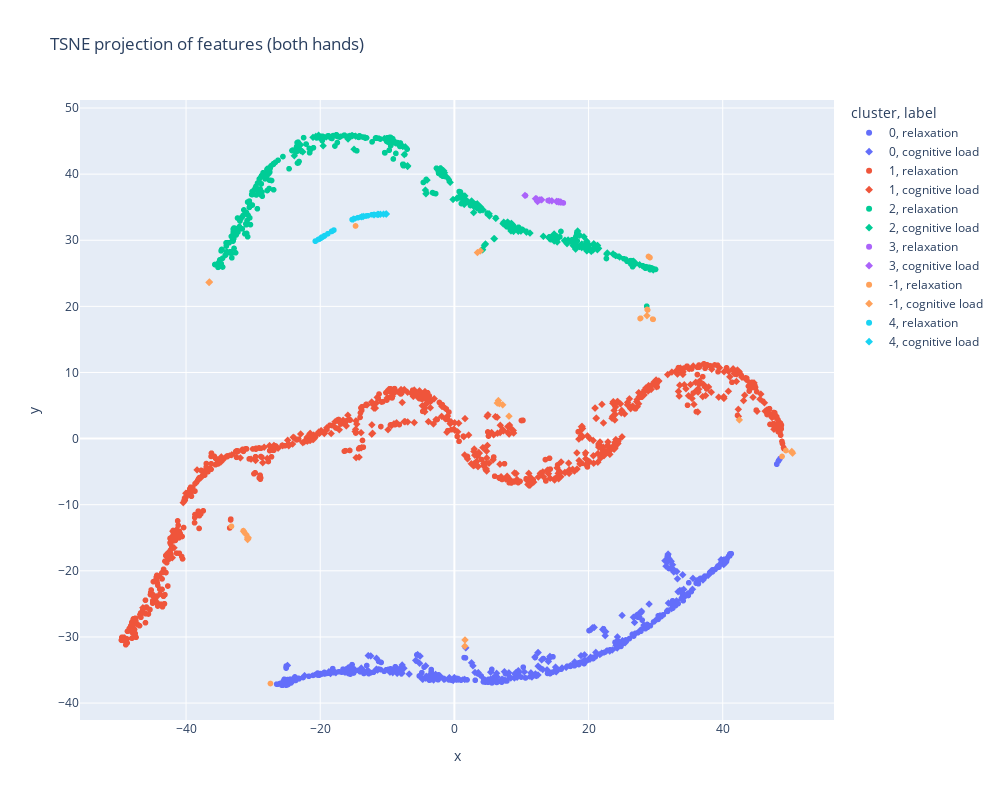

Notebook source saved alongside this figure:
### Code cell
from sklearn.manifold import TSNE
from plotly import express as px
random_state = 42
tsne_tot = TSNE(n_components=2, random_state=random_state).fit_transform(features_tot)
side = ["left"] * len(features_left) + ["right"] * len(features_right)
tsne_tot = DataFrame(tsne_tot, columns=["x", "y"])
tsne_tot['side'] = side
tsne_tot['user'] = concatenate([groups_left, groups_right], axis=0)
tsne_tot['label'] = concatenate([labels_left, labels_right], axis=0)
tsne_tot['label'] = tsne_tot['label'].apply(lambda x: "cognitive load" if x == 1 else "relaxation")
tsne_tot['cluster'] = clusters.astype(str)
fig = px.scatter(
    data_frame=tsne_tot,
    x="x",
    y="y",
    symbol="label",
    color="cluster",
    hover_name="user",
    hover_data=["side", "label", "cluster"],
    title="TSNE projection of features (both hands)",
    width=1000, height=800
)
fig.show()
# fig.write_html("../visualizations/tsen_projection_clusters.html")

### Figure 1 — Plotly figure (JSON) as saved in the notebook; plotly's stock layout.template omitted (floating-point values rounded to 4 significant figures; data arrays with more than 128 entries replaced by an {"elided": "..."} marker saying what was removed)
{"data": [{"customdata": {"elided": "252x3 str values"}, "hovertemplate": "<b>%{hovertext}</b><br><br>cluster=%{customdata[2]}<br>label=%{customdata[1]}<br>x=%{x}<br>y=%{y}<br>side=%{customdata[0]}<extra></extra>", "hovertext": {"elided": "252 str values"}, "legendgroup": "0, relaxation", "marker": {"color": "#636efa", "symbol": "circle"}, "mode": "markers", "name": "0, relaxation", "showlegend": true, "type": "scattergl", "x": {"elided": "252 float values"}, "xaxis": "x", "y": {"elided": "252 float values"}, "yaxis": "y"}, {"customdata": {"elided": "166x3 str values"}, "hovertemplate": "<b>%{hovertext}</b><br><br>cluster=%{customdata[2]}<br>label=%{customdata[1]}<br>x=%{x}<br>y=%{y}<br>side=%{customdata[0]}<extra></extra>", "hovertext": {"elided": "166 str values"}, "legendgroup": "0, cognitive load", "marker": {"color": "#636efa", "symbol": "diamond"}, "mode": "markers", "name": "0, cognitive load", "showlegend": true, "type": "scattergl", "x": {"elided": "166 float values"}, "xaxis": "x", "y": {"elided": "166 float values"}, "yaxis": "y"}, {"customdata": {"elided": "403x3 str values"}, "hovertemplate": "<b>%{hovertext}</b><br><br>cluster=%{customdata[2]}<br>label=%{customdata[1]}<br>x=%{x}<br>y=%{y}<br>side=%{customdata[0]}<extra></extra>", "hovertext": {"elided": "403 str values"}, "legendgroup": "1, relaxation", "marker": {"color": "#EF553B", "symbol": "circle"}, "mode": "markers", "name": "1, relaxation", "showlegend": true, "type": "scattergl", "x": {"elided": "403 float values"}, "xaxis": "x", "y": {"elided": "403 float values"}, "yaxis": "y"}, {"customdata": {"elided": "403x3 str values"}, "hovertemplate": "<b>%{hovertext}</b><br><br>cluster=%{customdata[2]}<br>label=%{customdata[1]}<br>x=%{x}<br>y=%{y}<br>side=%{customdata[0]}<extra></extra>", "hovertext": {"elided": "403 str values"}, "legendgroup": "1, cognitive load", "marker": {"color": "#EF553B", "symbol": "diamond"}, "mode": "markers", "name": "1, cognitive load", "showlegend": true, "type": "scattergl", "x": {"elided": "403 float values"}, "xaxis": "x", "y": {"elided": "403 float values"}, "yaxis": "y"}, {"customdata": {"elided": "259x3 str values"}, "hovertemplate": "<b>%{hovertext}</b><br><br>cluster=%{customdata[2]}<br>label=%{customdata[1]}<br>x=%{x}<br>y=%{y}<br>side=%{customdata[0]}<extra></extra>", "hovertext": {"elided": "259 str values"}, "legendgroup": "2, relaxation", "marker": {"color": "#00cc96", "symbol": "circle"}, "mode": "markers", "name": "2, relaxation", "showlegend": true, "type": "scattergl", "x": {"elided": "259 float values"}, "xaxis": "x", "y": {"elided": "259 float values"}, "yaxis": "y"}, {"customdata": {"elided": "147x3 str values"}, "hovertemplate": "<b>%{hovertext}</b><br><br>cluster=%{customdata[2]}<br>label=%{customdata[1]}<br>x=%{x}<br>y=%{y}<br>side=%{customdata[0]}<extra></extra>", "hovertext": {"elided": "147 str values"}, "legendgroup": "2, cognitive load", "marker": {"color": "#00cc96", "symbol": "diamond"}, "mode": "markers", "name": "2, cognitive load", "showlegend": true, "type": "scattergl", "x": {"elided": "147 float values"}, "xaxis": "x", "y": {"elided": "147 float values"}, "yaxis": "y"}, {"customdata": [["left", "relaxation", "3"], ["left", "relaxation", "3"], ["right", "relaxation", "3"]], "hovertemplate": "<b>%{hovertext}</b><br><br>cluster=%{customdata[2]}<br>label=%{customdata[1]}<br>x=%{x}<br>y=%{y}<br>side=%{customdata[0]}<extra></extra>", "hovertext": ["s089", "s098", "s098"], "legendgroup": "3, relaxation", "marker": {"color": "#ab63fa", "symbol": "circle"}, "mode": "markers", "name": "3, relaxation", "showlegend": true, "type": "scattergl", "x": [16.24, 13.97, 10.59], "xaxis": "x", "y": [35.64, 36.01, 36.76], "yaxis": "y"}, {"customdata": [["left", "cognitive load", "3"], ["left", "cognitive load", "3"], ["left", "cognitive load", "3"], ["left", "cognitive load", "3"], ["left", "cognitive load", "3"], ["left", "cognitive load", "3"], ["left", "cognitive load", "3"], ["left", "cognitive load", "3"], ["right", "cognitive load", "3"], ["right", "cognitive load", "3"], ["right", "cognitive load", "3"], ["right", "cognitive load", "3"], ["right", "cognitive load", "3"], ["right", "cognitive load", "3"], ["right", "cognitive load", "3"], ["right", "cognitive load", "3"]], "hovertemplate": "<b>%{hovertext}</b><br><br>cluster=%{customdata[2]}<br>label=%{customdata[1]}<br>x=%{x}<br>y=%{y}<br>side=%{customdata[0]}<extra></extra>", "hovertext": ["s073", "s073", "s072", "s088", "s038", "s053", "s083", "s083", "s073", "s092", "s074", "s088", "s053", "s083", "s083", "s044"], "legendgroup": "3, cognitive load", "marker": {"color": "#ab63fa", "symbol": "diamond"}, "mode": "markers", "name": "3, cognitive load", "showlegend": true, "type": "scattergl", "x": [12.09, 12.76, 10.53, 13.01, 15.88, 12.26, 15.45, 15.5, 14.53, 12.39, 15.74, 15.56, 12.25, 15.25, 15.22, 14.13], "xaxis": "x", "y": [36.29, 36.12, 36.78, 36.12, 35.77, 36.26, 35.84, 35.83, 35.96, 35.85, 35.79, 35.82, 36.26, 35.87, 35.87, 35.99], "yaxis": "y"}, {"customdata": [["left", "relaxation", "-1"], ["left", "relaxation", "-1"], ["left", "relaxation", "-1"], ["left", "relaxation", "-1"], ["left", "relaxation", "-1"], ["left", "relaxation", "-1"], ["left", "relaxation", "-1"], ["left", "relaxation", "-1"], ["left", "relaxation", "-1"], ["right", "relaxation", "-1"], ["right", "relaxation", "-1"], ["right", "relaxation", "-1"], ["right", "relaxation", "-1"], ["right", "relaxation", "-1"], ["right", "relaxation", "-1"]], "hovertemplate": "<b>%{hovertext}</b><br><br>cluster=%{customdata[2]}<br>label=%{customdata[1]}<br>x=%{x}<br>y=%{y}<br>side=%{customdata[0]}<extra></extra>", "hovertext": ["s065", "s072", "s089", "s089", "s089", "s089", "s089", "s096", "s096", "s049", "s089", "s066", "s097", "s097", "s042"], "legendgroup": "-1, relaxation", "marker": {"color": "#FFA15A", "symbol": "circle"}, "mode": "markers", "name": "-1, relaxation", "showlegend": true, "type": "scattergl", "x": [-33.23, 29.15, 29.56, 28.8, 28.74, 27.76, 27.69, -31.47, -31.39, -27.42, 28.94, 29.63, 49.42, 48.84, -14.74], "xaxis": "x", "y": [-13.27, 27.38, 18.07, 19.46, 19.53, 18.2, 18.16, -13.94, -14.06, -37.04, 27.55, 18.04, -1.8, -2.702, 32.16], "yaxis": "y"}, {"customdata": [["left", "cognitive load", "-1"], ["left", "cognitive load", "-1"], ["left", "cognitive load", "-1"], ["left", "cognitive load", "-1"], ["left", "cognitive load", "-1"], ["left", "cognitive load", "-1"], ["left", "cognitive load", "-1"], ["left", "cognitive load", "-1"], ["left", "cognitive load", "-1"], ["left", "cognitive load", "-1"], ["left", "cognitive load", "-1"], ["left", "cognitive load", "-1"], ["left", "cognitive load", "-1"], ["left", "cognitive load", "-1"], ["left", "cognitive load", "-1"], ["left", "cognitive load", "-1"], ["left", "cognitive load", "-1"], ["left", "cognitive load", "-1"], ["left", "cognitive load", "-1"], ["left", "cognitive load", "-1"], ["left", "cognitive load", "-1"], ["right", "cognitive load", "-1"], ["right", "cognitive load", "-1"], ["right", "cognitive load", "-1"]], "hovertemplate": "<b>%{hovertext}</b><br><br>cluster=%{customdata[2]}<br>label=%{customdata[1]}<br>x=%{x}<br>y=%{y}<br>side=%{customdata[0]}<extra></extra>", "hovertext": ["s065", "s065", "s065", "s089", "s089", "s089", "s089", "s089", "s075", "s071", "s097", "s097", "s097", "s097", "s097", "s097", "s097", "s097", "s097", "s042", "s042", "s066", "s042", "s042"], "legendgroup": "-1, cognitive load", "marker": {"color": "#FFA15A", "symbol": "diamond"}, "mode": "markers", "name": "-1, cognitive load", "showlegend": true, "type": "scattergl", "x": [1.581, 6.558, 42.48, 7.203, 3.437, 6.393, 3.874, 6.692, 8.138, -31.43, -30.78, -30.75, -30.82, -36.56, -36.56, -36.56, -36.52, -30.8, -31.07, 50.3, 50.41, 1.558, 28.7, 50.32], "xaxis": "x", "y": [-30.46, 5.755, 2.828, 5.104, 28.14, 5.378, 28.39, 5.288, 3.389, -14.01, -15.11, -14.96, -15.27, 23.63, 23.63, 23.63, 23.69, -15.0, -14.47, -1.946, -2.202, -31.4, 18.59, -2.11], "yaxis": "y"}, {"customdata": [["left", "relaxation", "4"], ["left", "relaxation", "4"], ["left", "relaxation", "4"], ["left", "relaxation", "4"], ["left", "relaxation", "4"], ["left", "relaxation", "4"], ["left", "relaxation", "4"], ["left", "relaxation", "4"], ["left", "relaxation", "4"], ["left", "relaxation", "4"], ["right", "relaxation", "4"], ["right", "relaxation", "4"], ["right", "relaxation", "4"], ["right", "relaxation", "4"], ["right", "relaxation", "4"], ["right", "relaxation", "4"], ["right", "relaxation", "4"], ["right", "relaxation", "4"], ["right", "relaxation", "4"], ["right", "relaxation", "4"], ["right", "relaxation", "4"], ["right", "relaxation", "4"], ["right", "relaxation", "4"], ["right", "relaxation", "4"], ["right", "relaxation", "4"], ["right", "relaxation", "4"], ["right", "relaxation", "4"], ["right", "relaxation", "4"]], "hovertemplate": "<b>%{hovertext}</b><br><br>cluster=%{customdata[2]}<br>label=%{customdata[1]}<br>x=%{x}<br>y=%{y}<br>side=%{customdata[0]}<extra></extra>", "hovertext": ["s092", "s092", "s092", "s092", "s088", "s088", "s083", "s042", "s042", "s044", "s073", "s099", "s065", "s065", "s092", "s055", "s074", "s088", "s088", "s038", "s053", "s083", "s042", "s042", "s042", "s044", "s044", "s081"], "legendgroup": "4, relaxation", "marker": {"color": "#19d3f3", "symbol": "circle"}, "mode": "markers", "name": "4, relaxation", "showlegend": true, "type": "scattergl", "x": [-19.41, -19.77, -19.43, -19.42, -20.72, -19.45, -17.96, -11.18, -11.56, -18.86, -19.31, -20.28, -13.19, -12.92, -12.3, -13.62, -19.79, -18.23, -18.29, -18.31, -14.9, -19.73, -14.38, -14.89, -15.24, -20.73, -19.89, -13.94], "xaxis": "x", "y": [30.64, 30.45, 30.63, 30.63, 29.87, 30.62, 31.54, 33.92, 33.89, 30.99, 30.71, 30.12, 33.67, 33.71, 33.86, 33.59, 30.42, 31.38, 31.34, 31.33, 33.27, 30.43, 33.41, 33.27, 33.12, 29.86, 30.32, 33.52], "yaxis": "y"}, {"customdata": [["left", "cognitive load", "4"], ["left", "cognitive load", "4"], ["left", "cognitive load", "4"], ["left", "cognitive load", "4"], ["left", "cognitive load", "4"], ["left", "cognitive load", "4"], ["right", "cognitive load", "4"], ["right", "cognitive load", "4"], ["right", "cognitive load", "4"], ["right", "cognitive load", "4"], ["right", "cognitive load", "4"], ["right", "cognitive load", "4"]], "hovertemplate": "<b>%{hovertext}</b><br><br>cluster=%{customdata[2]}<br>label=%{customdata[1]}<br>x=%{x}<br>y=%{y}<br>side=%{customdata[0]}<extra></extra>", "hovertext": ["s074", "s098", "s071", "s042", "s077", "s045", "s037", "s089", "s089", "s098", "s042", "s045"], "legendgroup": "4, cognitive load", "marker": {"color": "#19d3f3", "symbol": "diamond"}, "mode": "markers", "name": "4, cognitive load", "showlegend": true, "type": "scattergl", "x": [-13.58, -13.8, -19.99, -11.98, -11.31, -15.07, -11.02, -10.16, -10.14, -10.56, -10.19, -11.43], "xaxis": "x", "y": [33.6, 33.55, 30.29, 33.84, 33.91, 33.2, 33.93, 33.97, 33.97, 33.95, 33.97, 33.9], "yaxis": "y"}], "layout": {"height": 800, "legend": {"title": {"text": "cluster, label"}, "tracegroupgap": 0}, "title": {"text": "TSNE projection of features (both hands)"}, "width": 1000, "xaxis": {"anchor": "y", "domain": [0, 1], "title": {"text": "x"}}, "yaxis": {"anchor": "x", "domain": [0, 1], "title": {"text": "y"}}}}
